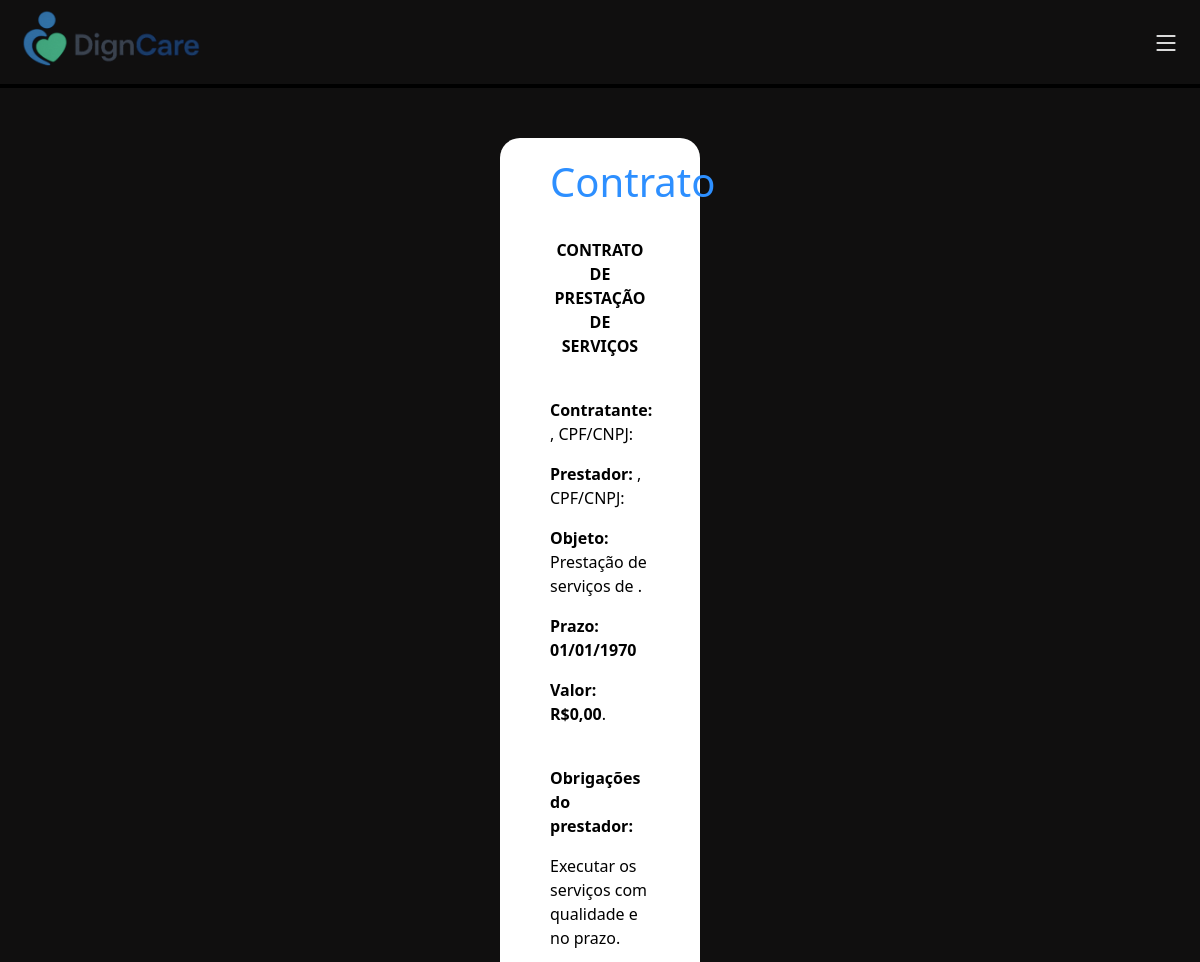
Before: /html/contratos.php?servico_id=1 (signed in, upper part) with the older database file.
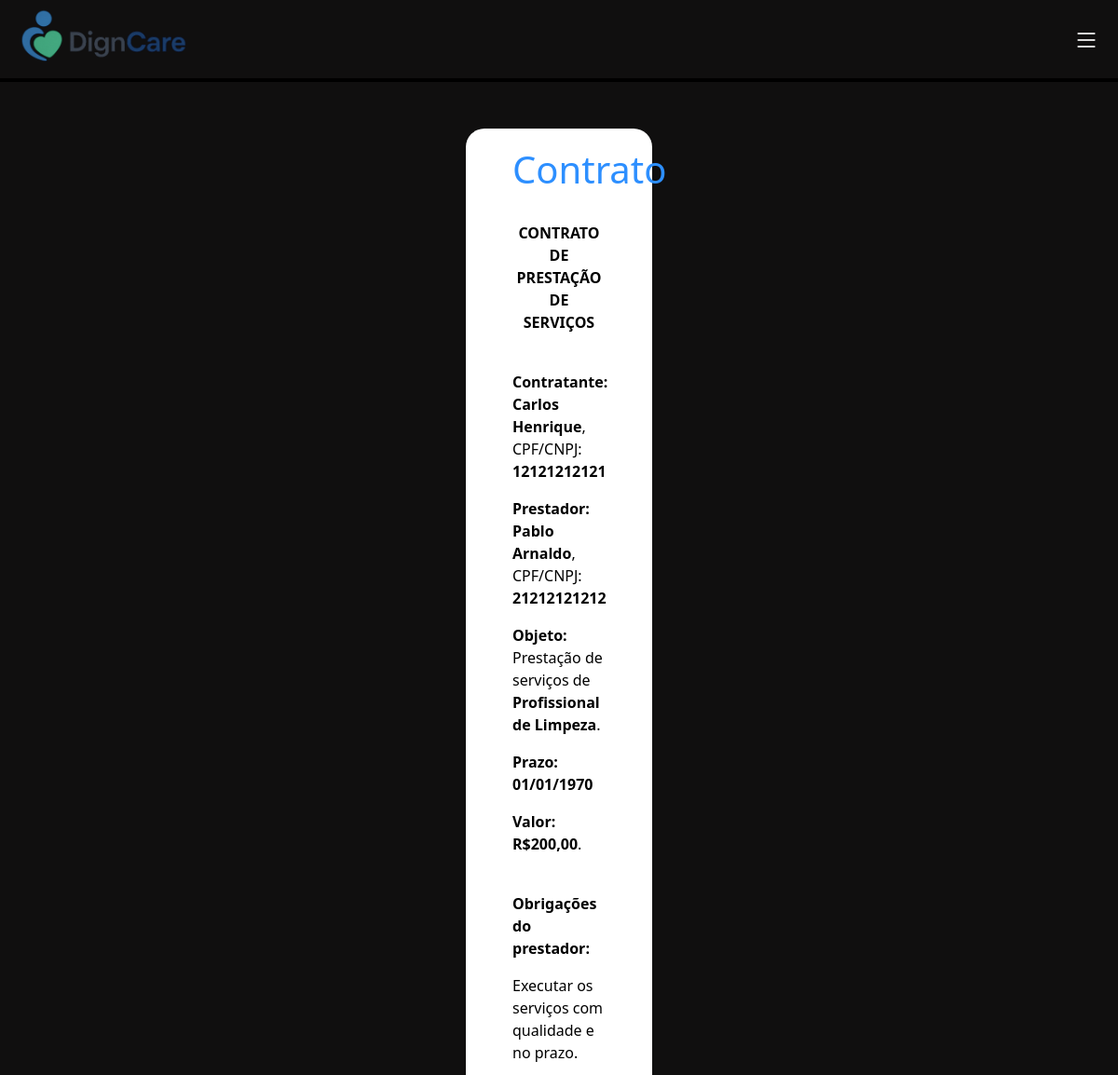
After: the same page with the newer database file.
### tables this page shows
CREATE TABLE `servico` (
  `servico_id` int NOT NULL AUTO_INCREMENT,
  `user_id_contratante` int NOT NULL,
  `user_id_contratado` int DEFAULT NULL,
  `local_id` int DEFAULT NULL,
  `tipoServico_id` int NOT NULL,
  `servico_data_criado` date DEFAULT NULL,
  `servico_data_realizado` date DEFAULT NULL,
  `avaliacao_id` int DEFAULT NULL,
  `servico_titulo` varchar(45) NOT NULL,
  `servico_descricao` varchar(250) DEFAULT NULL,
  `servico_valor` decimal(10,2) NOT NULL,
  PRIMARY KEY (`servico_id`),
  KEY `user_id_contratante_idx` (`user_id_contratante`),
  KEY `user_id_contratado_idx` (`user_id_contratado`),
  KEY `local_id_idx` (`local_id`),
  KEY `tipoServico_id_idx` (`tipoServico_id`),
  KEY `avaliacao_id_idx` (`avaliacao_id`),
  CONSTRAINT `fk_avaliacao_id` FOREIGN KEY (`avaliacao_id`) REFERENCES `avaliacao` (`avaliacao_id`)
);

CREATE TABLE `usuario` (
  `usr_id` int NOT NULL AUTO_INCREMENT,
  `usr_nome` varchar(50) NOT NULL,
  `usr_cpf` varchar(45) NOT NULL,
  `usr_idade` int DEFAULT NULL,
  `usr_tipo` varchar(45) DEFAULT NULL,
  `usr_email` varchar(45) NOT NULL,
  `usr_senha` varchar(100) NOT NULL,
  `tipoServico_id` int DEFAULT NULL,
  `avaliacao_id` int DEFAULT NULL,
  `usr_descricao` varchar(250) DEFAULT NULL,
  PRIMARY KEY (`usr_id`),
  UNIQUE KEY `usr_cpf_UNIQUE` (`usr_cpf`),
  UNIQUE KEY `usr_email_UNIQUE` (`usr_email`),
  KEY `tipoServico_id_idx` (`tipoServico_id`),
  KEY `avaliacao_id_idx` (`avaliacao_id`),
  CONSTRAINT `avaliacao_id` FOREIGN KEY (`avaliacao_id`) REFERENCES `avaliacao` (`avaliacao_id`),
  CONSTRAINT `tipoServico_id` FOREIGN KEY (`tipoServico_id`) REFERENCES `tiposervico` (`tipoServico_id`)
);

CREATE TABLE `tiposervico` (
  `tipoServico_id` int NOT NULL,
  `tipoServico_nome` varchar(45) NOT NULL,
  `tipoServico_desc` varchar(500) DEFAULT NULL,
  PRIMARY KEY (`tipoServico_id`),
  UNIQUE KEY `tipoServico_id_UNIQUE` (`tipoServico_id`),
  UNIQUE KEY `tipoServico_nome_UNIQUE` (`tipoServico_nome`)
);

### html/contratos.php (the view, shortened to what this page needs)
<?php
    require_once '../php/conecta_bd.php';
    $servico_id = isset($_GET['servico_id']) ? intval($_GET['servico_id']) : 0;
    $sql = "SELECT
            s.servico_titulo,
            s.servico_valor,
            s.servico_descricao,
            s.servico_data_criado,
            s.servico_data_realizado,
            tS.tipoServico_nome AS tipoServico_nome,
            u1.usr_nome AS contratante_nome,
            u1.usr_cpf AS contratante_cpf,
            u2.usr_nome AS contratado_nome,
            u2.usr_cpf AS contratado_cpf
            FROM servico s
            JOIN tipoServico tS ON s.tipoServico_id = tS.tipoServico_id
            JOIN usuario u1 ON s.user_id_contratante = u1.usr_id
            JOIN usuario u2 ON s.user_id_contratado = u2.usr_id
            WHERE s.servico_id = :id";
    $stmt = $pdo->prepare($sql);
    $stmt->execute(['id' => $servico_id]);
    $dados = $stmt->fetch(PDO::FETCH_ASSOC);
?>
<!DOCTYPE html>
<html lang="pt-br">
<head>
    <link rel="stylesheet" href="/CSS/contratos.css">
    <link href="https://cdn.jsdelivr.net/npm/bootstrap@5.3.6/dist/css/bootstrap.min.css" rel="stylesheet"
>
    <link rel="stylesheet" href="https://cdn.jsdelivr.net/npm/bootstrap-icons@1.10.5/font/bootstrap-icons.css">
</head>
<body class="fundo">
    <header>
        <nav class="navbar borda">
            <div class="nav justify-content-start">
                <a href="/html/home.php"><img class="mexe" src="/img/logo_horizontal.png" alt="logo" width="225"></a>
            </div>
            <div class="menu-icon" type="sidbar" data-bs-toggle="offcanvas" data-bs-target="#offcanvasRight" aria-controls="offcanvasRight"><i class="bi bi-list fs-3 iconscss"></i></div>
        </nav>
    </header>
    <div class="textcolorPDF margem fundodiv">
        <div id="page">
            <h1 class="titulo">Contrato</h1><br>
            <p class="centro"><b>CONTRATO DE PRESTAÇÃO DE SERVIÇOS</b></p><br>
            <p><b>Contratante: <?= htmlspecialchars($dados['contratante_nome']) ?></b>, CPF/CNPJ: <b><?= htmlspecialchars($dados['contratante_cpf']) ?></b></p>
            <p><b>Prestador: <?= htmlspecialchars($dados['contratado_nome']) ?></b>, CPF/CNPJ: <b><?= htmlspecialchars($dados['contratado_cpf']) ?></b></p>
            <p><b>Objeto:</b> Prestação de serviços de <b><?= htmlspecialchars($dados['tipoServico_nome']) ?></b>.</p>
            <p><b>Prazo:</b><b> <?= date('d/m/Y', strtotime($dados['servico_data_realizado'])) ?></b></p>
            <p><b>Valor:</b><b> <?= 'R$' . number_format($dados['servico_valor'], 2, ',', '.') ?></b>.</p><br>
            <p><b>Obrigações do prestador:</b></p>
            <p>Executar os serviços com qualidade e no prazo.</p>
            <p>Seguir normas técnicas e legais.</p><br>
            <br>
            <p><b>Assinatura do Contratado: ___________________________________________________________ </b></p><br>
        </div>
    </div>
</body>
</html>

Changed rows visible on the page:
now on this page (row edited): servico: usuario.usr_nome "Carlos Henrique", usuario.usr_cpf "12121212121", usuario.usr_nome "Pablo Arnaldo", usuario.usr_cpf "21212121212", tipoServico.tipoServico_nome "Profissional de Limpeza", servico_data_realizado "01/01/1970", servico_valor "200,00"
Other visible differences:
date('d/m/Y', strtotime($dados['servico_data_realizado'])): "01/01/1970" → (not shown)
$dados['servico_valor']: "0,00" → (not shown)
